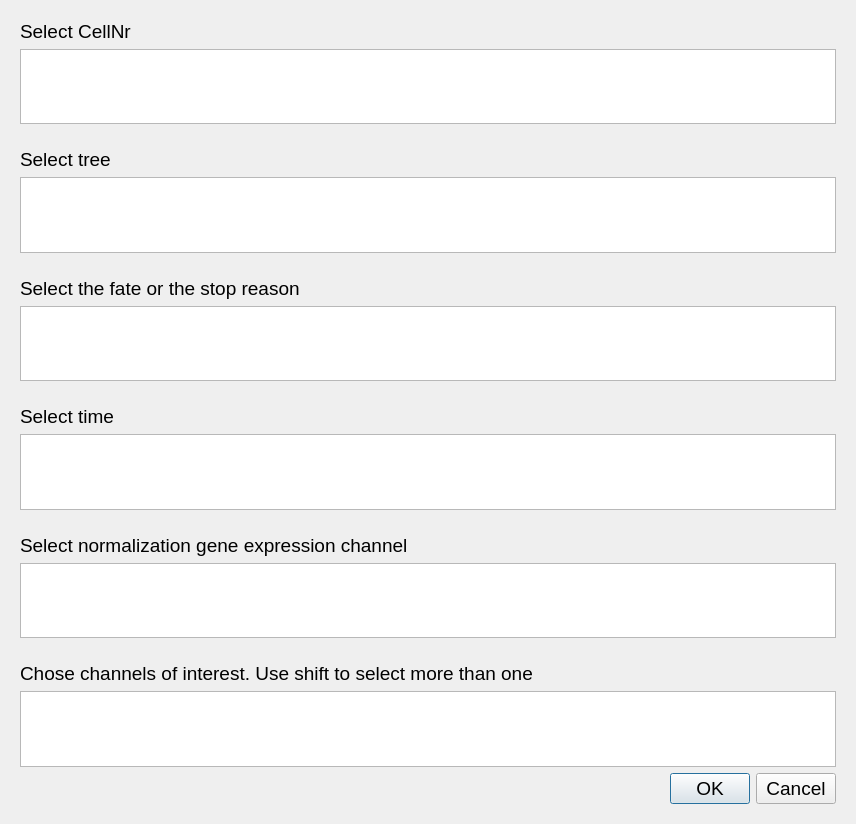
<?xml version="1.0" encoding="UTF-8"?>
<ui version="4.0">
 <class>Open</class>
 <widget class="QDialog" name="Open">
  <property name="geometry">
   <rect>
    <x>0</x>
    <y>0</y>
    <width>856</width>
    <height>824</height>
   </rect>
  </property>
  <property name="font">
   <font>
    <pointsize>14</pointsize>
   </font>
  </property>
  <property name="windowTitle">
   <string>Open</string>
  </property>
  <layout class="QVBoxLayout" name="verticalLayout_7">
   <item>
    <widget class="QWidget" name="wCN" native="true">
     <layout class="QVBoxLayout" name="verticalLayout">
      <item>
       <widget class="QLabel" name="label">
        <property name="text">
         <string>Select CellNr</string>
        </property>
       </widget>
      </item>
      <item>
       <widget class="QListWidget" name="CellNr"/>
      </item>
     </layout>
    </widget>
   </item>
   <item>
    <widget class="QWidget" name="wT" native="true">
     <layout class="QVBoxLayout" name="verticalLayout_2">
      <item>
       <widget class="QLabel" name="label_2">
        <property name="text">
         <string>Select tree</string>
        </property>
       </widget>
      </item>
      <item>
       <widget class="QListWidget" name="tree"/>
      </item>
     </layout>
    </widget>
   </item>
   <item>
    <widget class="QWidget" name="wSR" native="true">
     <layout class="QVBoxLayout" name="verticalLayout_3">
      <item>
       <widget class="QLabel" name="label_3">
        <property name="text">
         <string>Select the fate or the stop reason</string>
        </property>
       </widget>
      </item>
      <item>
       <widget class="QListWidget" name="stopReason"/>
      </item>
     </layout>
    </widget>
   </item>
   <item>
    <widget class="QWidget" name="wAT" native="true">
     <layout class="QVBoxLayout" name="verticalLayout_5">
      <item>
       <widget class="QLabel" name="label_4">
        <property name="text">
         <string>Select time</string>
        </property>
       </widget>
      </item>
      <item>
       <widget class="QListWidget" name="absoluteTime"/>
      </item>
     </layout>
    </widget>
   </item>
   <item>
    <widget class="QWidget" name="widget" native="true">
     <property name="enabled">
      <bool>true</bool>
     </property>
     <layout class="QVBoxLayout" name="verticalLayout_4">
      <item>
       <widget class="QLabel" name="label_6">
        <property name="text">
         <string>Select normalization gene expression channel</string>
        </property>
       </widget>
      </item>
      <item>
       <widget class="QListWidget" name="norml"/>
      </item>
     </layout>
    </widget>
   </item>
   <item>
    <widget class="QWidget" name="wTF" native="true">
     <layout class="QVBoxLayout" name="verticalLayout_6">
      <item>
       <widget class="QLabel" name="label_5">
        <property name="text">
         <string>Chose channels of interest. Use shift to select more than one</string>
        </property>
       </widget>
      </item>
      <item>
       <widget class="QListWidget" name="TFs"/>
      </item>
      <item>
       <widget class="QDialogButtonBox" name="buttonBox">
        <property name="orientation">
         <enum>Qt::Horizontal</enum>
        </property>
        <property name="standardButtons">
         <set>QDialogButtonBox::Cancel|QDialogButtonBox::Ok</set>
        </property>
       </widget>
      </item>
     </layout>
    </widget>
   </item>
  </layout>
 </widget>
 <resources/>
 <connections>
  <connection>
   <sender>buttonBox</sender>
   <signal>accepted()</signal>
   <receiver>Open</receiver>
   <slot>accept()</slot>
   <hints>
    <hint type="sourcelabel">
     <x>248</x>
     <y>254</y>
    </hint>
    <hint type="destinationlabel">
     <x>157</x>
     <y>274</y>
    </hint>
   </hints>
  </connection>
  <connection>
   <sender>buttonBox</sender>
   <signal>rejected()</signal>
   <receiver>Open</receiver>
   <slot>reject()</slot>
   <hints>
    <hint type="sourcelabel">
     <x>316</x>
     <y>260</y>
    </hint>
    <hint type="destinationlabel">
     <x>286</x>
     <y>274</y>
    </hint>
   </hints>
  </connection>
 </connections>
</ui>
